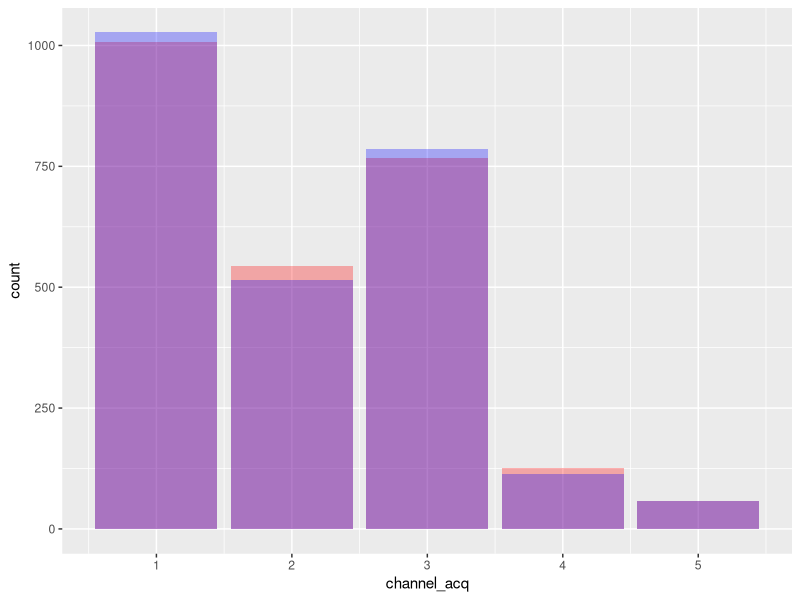
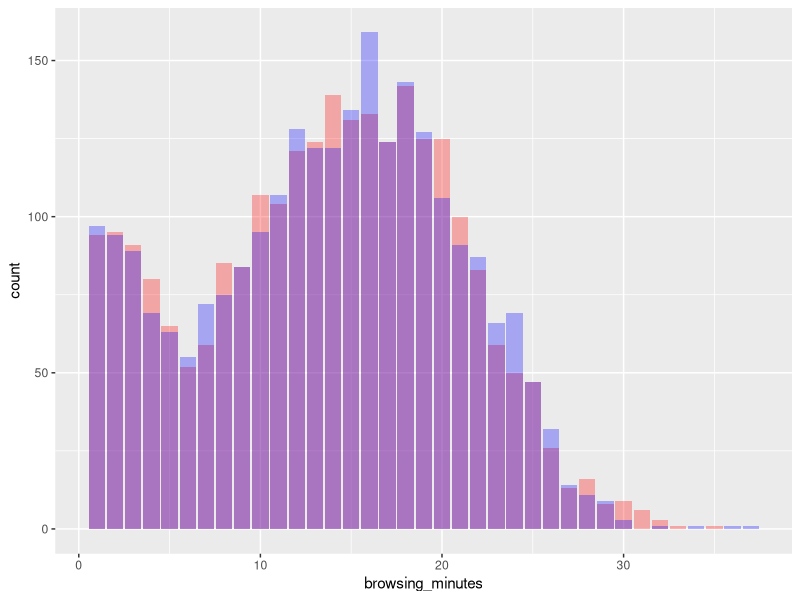
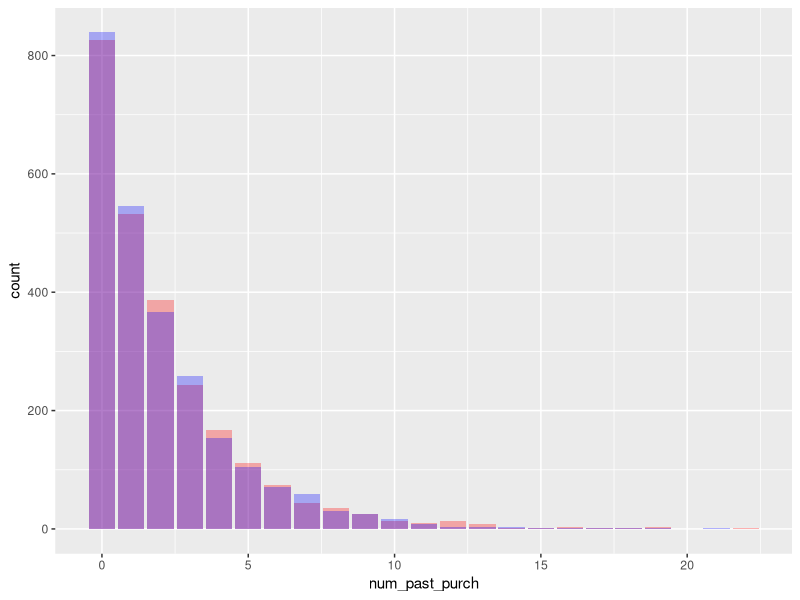
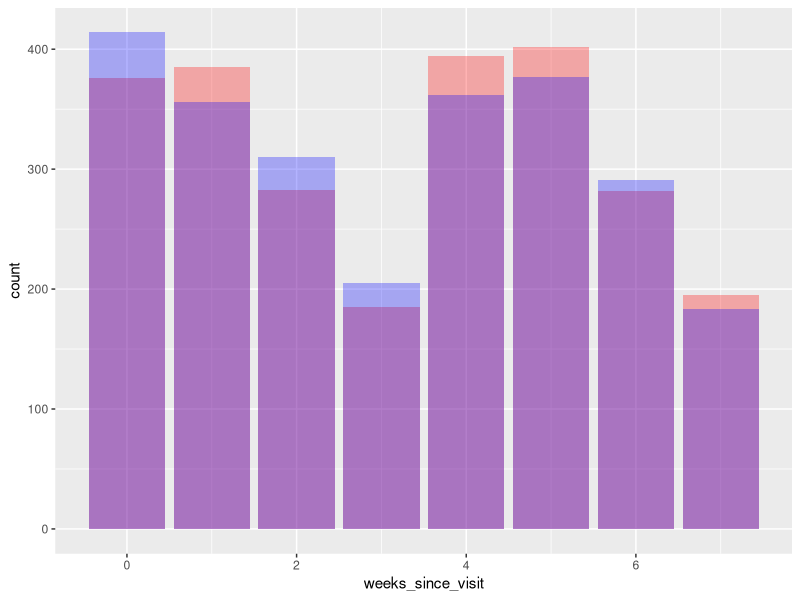
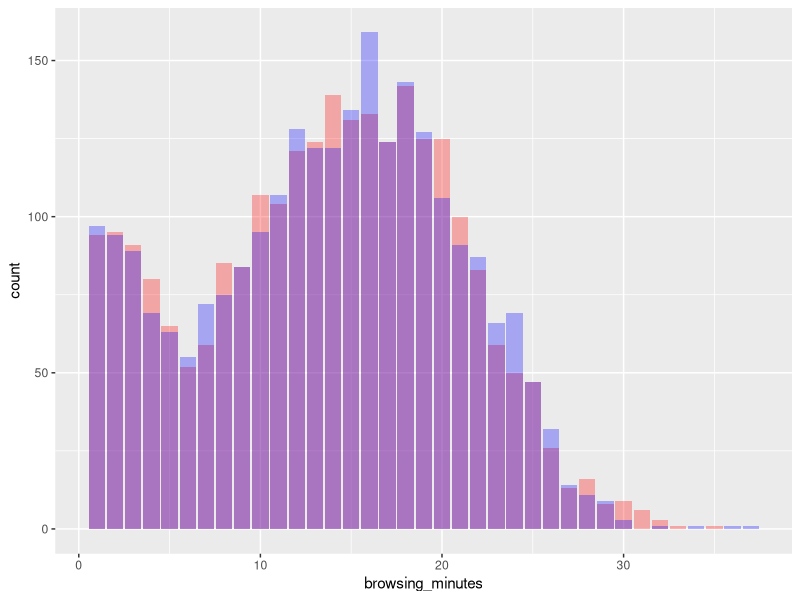
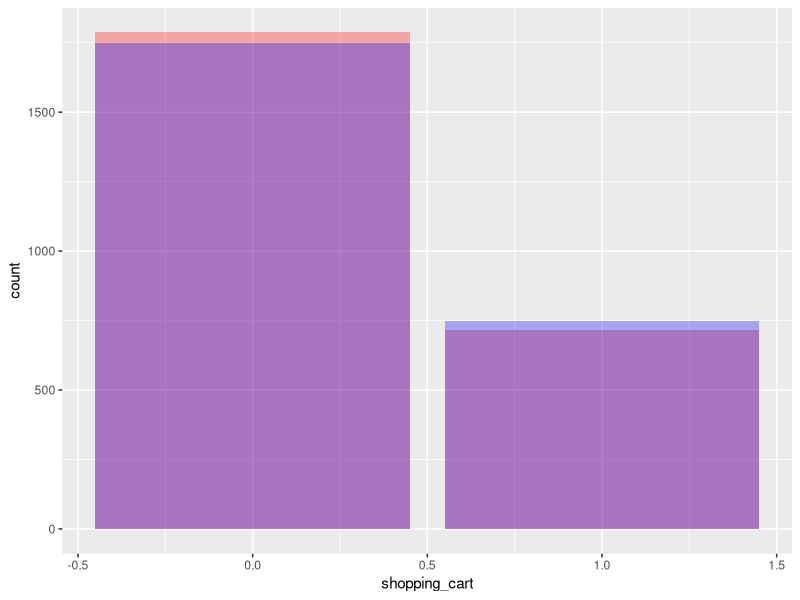
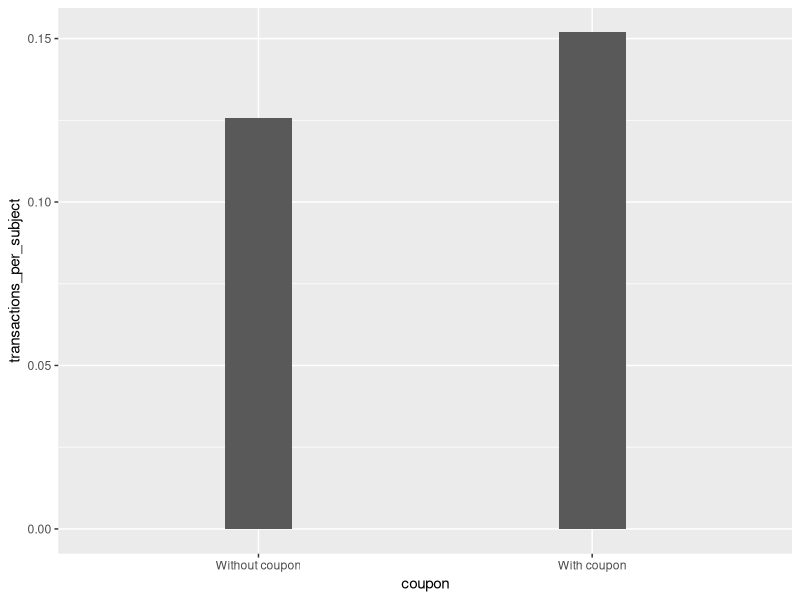
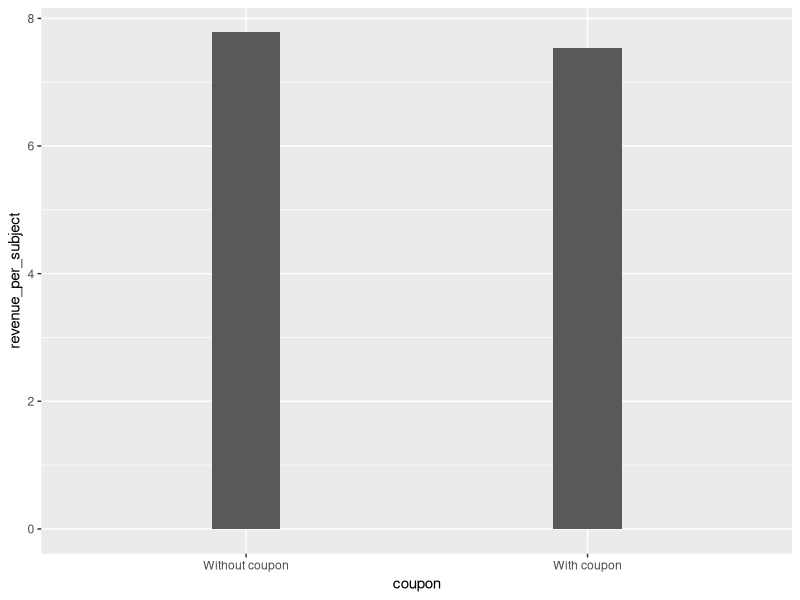

Write R code to recreate these figures, in order. (Note: this script raises an error after producing the figures.)
install.packages("tidyverse")
install.packages("plotrix")
install.packages("psych")
install.packages("ggplot2")
install.packages("psych")
library(tidyverse)
library(plotrix)
library(psych)
library(ggplot2)
library(psych)
data <- read.csv("data-cleaned.csv")

# -------------------------------------------------------------------------- #
# Task 1
# (check if manipulation was indeed random)

# Compare number of values in both test sets
data %>%
    group_by(test_coupon) %>%
    summarise(n = n())

# Generate data-frames for plotting for coupon and no-coupon
data_coupon <- data %>% filter(test_coupon == 1)
data_no_coupon <- data %>% filter(test_coupon == 0)

# check for channel_acq
data_channel_acq <- data %>%
    group_by(test_coupon, channel_acq) %>%
    summarize(number = n())

ggplot(data, aes(x = channel_acq, fill = test_coupon)) +
    geom_bar(data = data_coupon, fill = "red", alpha = 0.3) +
    geom_bar(data = data_no_coupon, fill = "blue", alpha = 0.3)

# Maybe relevant: wilcox.test(browsing_minutes ~ test_coupon, data = data)

# Check for test_coupon && browsing_minutes
data %>%
    group_by(test_coupon) %>%
    summarize(
        number = n(), mean(browsing_minutes),
        sd(browsing_minutes), std.error(browsing_minutes)
    )

describeBy(data$browsing_minutes, data$test_coupon)

ggplot(data, aes(x = browsing_minutes, fill = test_coupon)) +
    geom_bar(data = data_coupon, fill = "red", alpha = 0.3) +
    geom_bar(data = data_no_coupon, fill = "blue", alpha = 0.3)

# Check for test_coupon && num_past_purch
data %>%
    group_by(test_coupon) %>%
    summarize(
        number = n(), mean(num_past_purch),
        sd(num_past_purch), std.error(num_past_purch)
    )

describeBy(data$num_past_purch, data$test_coupon)

ggplot(data, aes(x = num_past_purch, fill = test_coupon)) +
    geom_bar(data = data_coupon, fill = "red", alpha = 0.3) +
    geom_bar(data = data_no_coupon, fill = "blue", alpha = 0.3)

# Check for test_coupon && spent_last_purchase
data %>%
    group_by(test_coupon) %>%
    summarize(
        number = n(), mean(spent_last_purchase),
        sd(spent_last_purchase), std.error(spent_last_purchase)
    )

describeBy(data$spent_last_purchase, data$test_coupon)

# Check for test_coupon && weeks_since_visit
data %>%
    group_by(test_coupon) %>%
    summarize(
        number = n(), mean(weeks_since_visit),
        sd(weeks_since_visit), std.error(weeks_since_visit)
    )

describeBy(data$weeks_since_visit, data$test_coupon)

ggplot(data, aes(x = weeks_since_visit, fill = test_coupon)) +
    geom_bar(data = data_coupon, fill = "red", alpha = 0.3) +
    geom_bar(data = data_no_coupon, fill = "blue", alpha = 0.3)

# Check for test_coupon && browsing_minutes
data %>%
    group_by(test_coupon) %>%
    summarize(number = n(), mean(browsing_minutes), sd(browsing_minutes))

describeBy(data$browsing_minutes, data$test_coupon)

ggplot(data, aes(x = browsing_minutes, fill = test_coupon)) +
    geom_bar(data = data_coupon, fill = "red", alpha = 0.3) +
    geom_bar(data = data_no_coupon, fill = "blue", alpha = 0.3)


# Check for test_coupon && shopping_cart
data %>%
    group_by(test_coupon) %>%
    summarize(number = n(), mean(shopping_cart), sd(shopping_cart))

describeBy(data$shopping_cart, data$test_coupon)

ggplot(data, aes(x = shopping_cart, fill = test_coupon)) +
    geom_bar(data = data_coupon, fill = "red", alpha = 0.3) +
    geom_bar(data = data_no_coupon, fill = "blue", alpha = 0.3)

# -------------------------------------------------------------------------- #
# Task 2
# (Were they effective: Did it increase revenue or interactions?)

effects_of_coupon <- data %>%
    group_by(test_coupon) %>%
    summarize(
        number = n(), revenue_per_subject = sum(revenue_after) / n(),
        transactions_per_subject = sum(trans_after) / n()
    )

# Plot transactions_per_subject
plot_data <- data.frame(
    coupon = factor(c("Without coupon", "With coupon"),
        levels = c("Without coupon", "With coupon")
    ),
    transactions_per_subject = effects_of_coupon$transactions_per_subject
)
ggplot(plot_data, aes(x = coupon, y = transactions_per_subject)) +
    geom_bar(stat = "identity", width = 0.2)

# Plot revenue_per_subject
plot_data <- data.frame(
    coupon = factor(c("Without coupon", "With coupon"),
        levels = c("Without coupon", "With coupon")
    ),
    revenue_per_subject = effects_of_coupon$revenue_per_subject
)
ggplot(plot_data, aes(x = coupon, y = revenue_per_subject)) +
    geom_bar(stat = "identity", width = 0.2)

# -------------------------------------------------------------------------- #
# Task 3
# a. What drives effect of the coupon?
# Q: Does the number of previous purchases impact the efficiency
# (the revenue per subject) of the coupon?
a <- data %>%
    group_by(test_coupon, num_past_purch) %>%
    summarize(
        number = n(), revenue_per_subject = sum(revenue_after) / n(),
        transactions_per_subject = sum(trans_after) / n()
    )
print(n = 100, a)
# A: Yes, it does. E

data %>%
    group_by(, weeks_since_visit) %>%
    summarize(n(), mean(revenue_after))

# Differences per channel
data %>%
    group_by(test_coupon, channel_acq) %>%
    summarize(n(), mean(revenue_after), mean(trans_after))

# Rev&Trans -> NO for 1-search and 5-other (but 5-other has small n()),
# MINIMAL for 4-referral and YES for Social (2-facebook, 3-instagram)

# Shopping cart difference 
shopping_cart <- data %>%
    group_by(shopping_cart, test_coupon) %>%
    summarize(number = n(), revenue = mean(revenue_after),
    error = std.error(revenue_after), transactions = mean(trans_after)) %>%
    unite(test_coupon, shopping_cart)
    spread(1:4)

ggplot(shopping_cart, aes(x = revenue)) +
    geom_bar(data = shopping_cart, fill = "red", alpha = 0.3)


# Pervious spendings & Social media
data %>%
    filter(channel_acq == 2) %>%
    group_by(num_past_purch, test_coupon) %>%
    summarize(number = n(), revenue = mean(revenue_after),
    error = std.error(revenue_after), transactions = mean(trans_after))

data %>%
    filter(channel_acq == 3) %>%
    group_by(num_past_purch, test_coupon) %>%
    summarize(number = n(), revenue = mean(revenue_after),
    error = std.error(revenue_after), transactions = mean(trans_after))

data %>%
    filter(channel_acq == 4) %>%
    group_by(num_past_purch, test_coupon) %>%
    summarize(number = n(), revenue = mean(revenue_after),
    error = std.error(revenue_after), transactions = mean(trans_after))

data %>%
    filter(channel_acq == 5) %>%
    group_by(num_past_purch, test_coupon) %>%
    summarize(number = n(), revenue = mean(revenue_after),
    error = std.error(revenue_after), transactions = mean(trans_after))


# -> Facebook, Instagram with 0-2 past purchses
#    Referral only with 0 past purchases (but small sample size, high error)

data %>%
    group_by(test_coupon) %>%
    summarize(number = n(), revenue = mean(revenue_after),
    error = std.error(revenue_after), transactions = mean(trans_after))

# Previous transactions count -> Rev&Trans
trans_count <- data %>%
    group_by(test_coupon, num_past_purch) %>%
    summarize(number = n(), revenue = mean(revenue_after),
    error = std.error(revenue_after), transactions = mean(trans_after))

print(trans_count, n = 100)

# Google vs. Facebook with shopping cart

# b. Is it relevant for everyone or just for a specific target group?
#    Difference between channels or customers?
# RESULT:
# Target Facebook, not-target google,
# people with shopping cart who have not checked-out
# BUT: This leads to discrimination
# -------------------------------------------------------------------------- #
# Task 4
# a. Which of the new customers should recieve a coupon
# b. By how much in terms of revenue increase would this campaign be effective
# if those cust. were targeted

# Task 5
# Is there discrimination when using the strategy
# Female / male with shopping carts
# Facebook&Instagram with minority

# Hint: Include Error-bars of standard error / deviation
# Submit to scheibehenne@kit.edu, use a .ppt and put your names on it
# Results from discussion:
# revenue with coupons got worse
